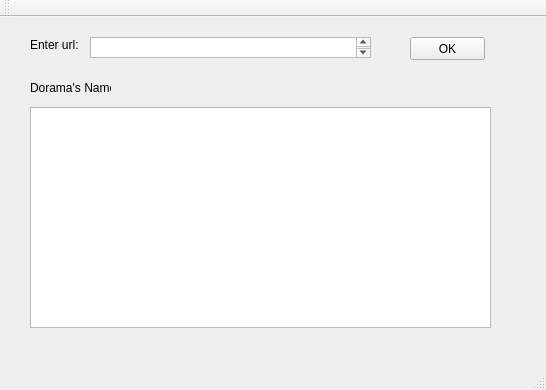
<?xml version="1.0" encoding="UTF-8"?>
<ui version="4.0">
 <class>MainWindow</class>
 <widget class="QMainWindow" name="MainWindow">
  <property name="geometry">
   <rect>
    <x>0</x>
    <y>0</y>
    <width>546</width>
    <height>390</height>
   </rect>
  </property>
  <property name="acceptDrops">
   <bool>true</bool>
  </property>
  <property name="windowTitle">
   <string>MainWindow</string>
  </property>
  <property name="documentMode">
   <bool>true</bool>
  </property>
  <widget class="QWidget" name="centralWidget">
   <widget class="QLabel" name="label">
    <property name="geometry">
     <rect>
      <x>30</x>
      <y>60</y>
      <width>81</width>
      <height>21</height>
     </rect>
    </property>
    <property name="text">
     <string>Dorama's Name</string>
    </property>
   </widget>
   <widget class="QPushButton" name="pushButton">
    <property name="geometry">
     <rect>
      <x>410</x>
      <y>20</y>
      <width>75</width>
      <height>23</height>
     </rect>
    </property>
    <property name="text">
     <string>OK</string>
    </property>
   </widget>
   <widget class="QLabel" name="label_2">
    <property name="geometry">
     <rect>
      <x>30</x>
      <y>20</y>
      <width>81</width>
      <height>16</height>
     </rect>
    </property>
    <property name="text">
     <string>Enter url:</string>
    </property>
   </widget>
   <widget class="QTextEdit" name="textEdit">
    <property name="geometry">
     <rect>
      <x>90</x>
      <y>20</y>
      <width>281</width>
      <height>21</height>
     </rect>
    </property>
   </widget>
   <widget class="QListWidget" name="listWidget">
    <property name="geometry">
     <rect>
      <x>30</x>
      <y>90</y>
      <width>461</width>
      <height>221</height>
     </rect>
    </property>
   </widget>
  </widget>
  <widget class="QMenuBar" name="menuBar">
   <property name="geometry">
    <rect>
     <x>0</x>
     <y>0</y>
     <width>546</width>
     <height>21</height>
    </rect>
   </property>
  </widget>
  <widget class="QToolBar" name="mainToolBar">
   <attribute name="toolBarArea">
    <enum>TopToolBarArea</enum>
   </attribute>
   <attribute name="toolBarBreak">
    <bool>false</bool>
   </attribute>
  </widget>
  <widget class="QStatusBar" name="statusBar"/>
 </widget>
 <layoutdefault spacing="6" margin="11"/>
 <resources/>
 <connections/>
</ui>
